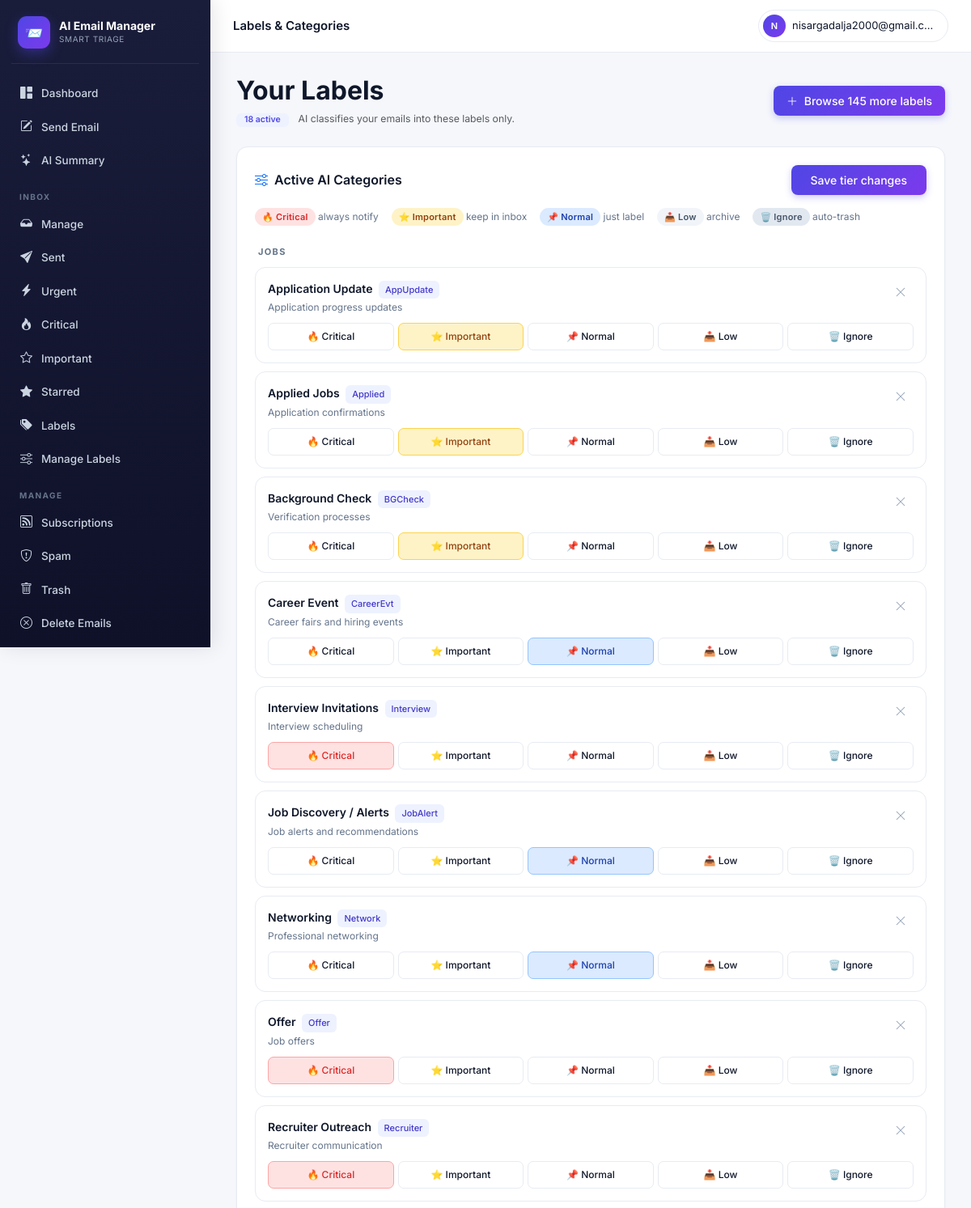
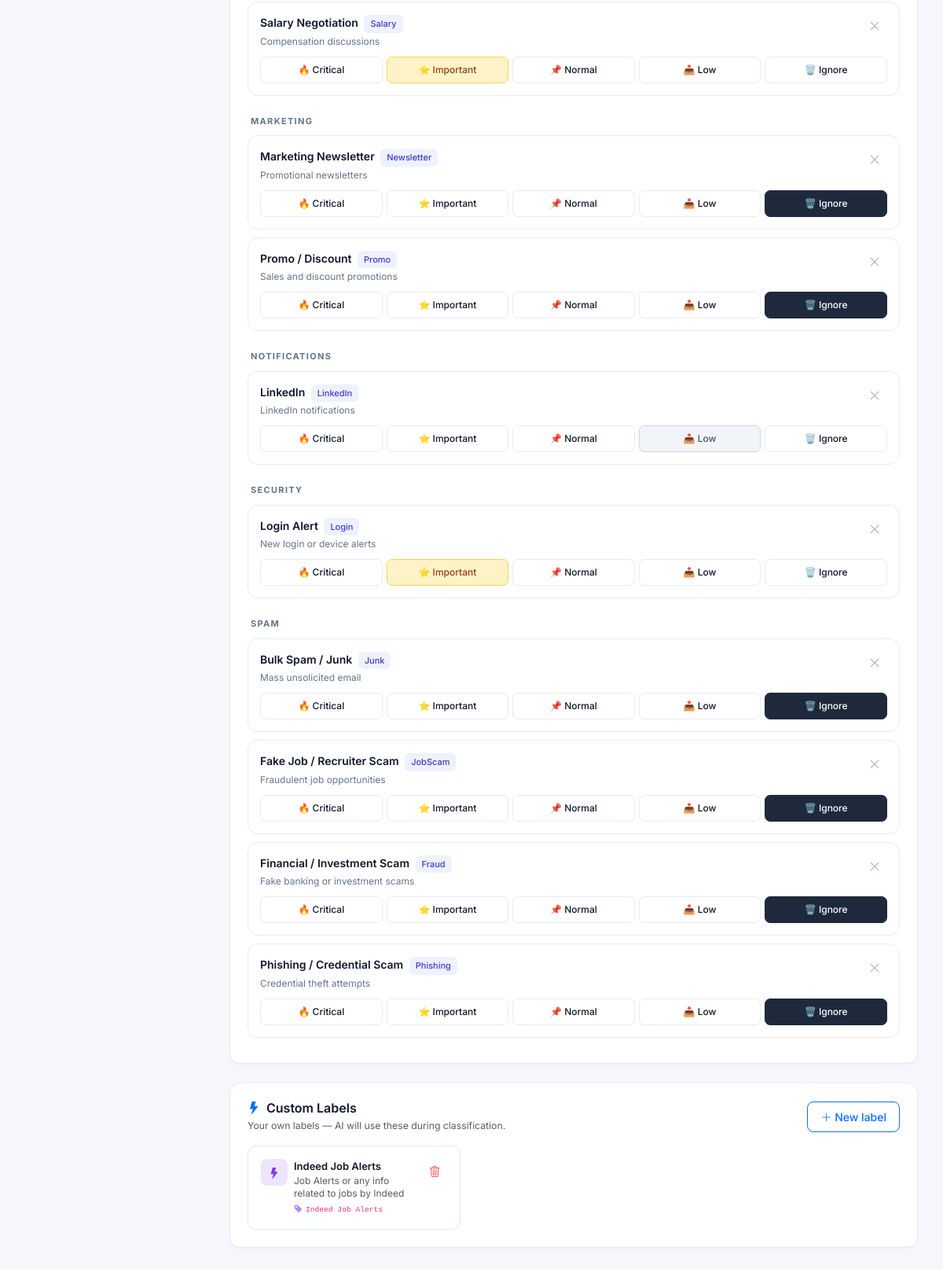
/accounts/categories/ (signed in), run on the app's committed database (2 pictures, top to bottom).
### accounts/models.py (models this page shows, shortened)
class UserCategoryPreference(models.Model):
    user     = models.ForeignKey(User, on_delete=models.CASCADE, related_name="category_prefs")
    category = models.ForeignKey(EmailCategory, on_delete=models.CASCADE)
    tier     = models.CharField(max_length=16, choices=TIER_CHOICES)
    class Meta:
        unique_together = [("user", "category")]

class EmailCategory(models.Model):
    slug         = models.SlugField(max_length=64, unique=True)
    name         = models.CharField(max_length=120)
    short_label  = models.CharField(max_length=32)
    group        = models.CharField(max_length=64)
    description  = models.TextField(blank=True)
    default_tier = models.CharField(max_length=16, choices=TIER_CHOICES, default="normal")

class UserCustomCategory(models.Model):
    user        = models.ForeignKey(User, on_delete=models.CASCADE, related_name="custom_categories")
    name        = models.CharField(max_length=100)
    slug        = models.SlugField(max_length=100)
    description = models.TextField(blank=True, help_text="Describe what kinds of emails belong here")
    created_at  = models.DateTimeField(auto_now_add=True)
    class Meta:
        unique_together = [("user", "slug")]

### accounts/views.py (the view, shortened to what this page needs)
# urls.py: path("categories/",       views.categories_view,  name="categories"),
@login_required
def categories_view(request):
    active_prefs = (
        UserCategoryPreference.objects
        .filter(user=request.user)
        .select_related("category")
        .order_by("category__group", "category__name")
    )
    active_groups = {}
    active_cat_ids = set()
    for p in active_prefs:
        active_groups.setdefault(p.category.group, []).append(p)
        active_cat_ids.add(p.category_id)
    pool_cats = (
        EmailCategory.objects
        .exclude(id__in=active_cat_ids)
        .exclude(slug__in=["urgent", "myorg", "other"])
        .order_by("group", "name")
    )
    pool_groups = {}
    for c in pool_cats:
        pool_groups.setdefault(c.group, []).append(c)
    custom_cats = request.user.custom_categories.order_by("name")
    tier_choices = [
        ("critical",  "Critical"),
        ("important", "Important"),
        ("normal",    "Normal"),
        ("low",       "Low"),
        ("ignore",    "Ignore"),
    ]
    return render(request, "categories.html", {
        "active_groups": active_groups,
        "pool_groups":   pool_groups,
        "custom_cats":   custom_cats,
        "active_count":  len(active_cat_ids),
        "pool_count":    pool_cats.count(),
        "tier_choices":  tier_choices,
    })

### accounts/context_processors.py (called while the page is built)
def active_job(request):
    if not request.user.is_authenticated:
        return {}
    job = (ClassificationJob.objects
           .filter(user=request.user, status__in=["pending", "running"])
           .order_by("-id").first())
    return {"global_active_job": job}

### templates/categories.html (shortened to what this page needs)
{% extends "base.html" %}{% block title %}Labels{% endblock %}
{% block topbar_title %}Labels & Categories{% endblock %}
{% block body %}
<div class="d-flex justify-content-between align-items-center mb-4 flex-wrap gap-3">
  <div>
    <h2 class="mb-1 fw-bold">Your Labels</h2>
    <p class="text-muted mb-0">
      <span class="badge" style="background:#eef2ff;color:#4f46e5;font-weight:600;border-radius:6px;padding:3px 10px">{{ active_count }} active</span>
      <span class="ms-2 text-muted small">AI classifies your emails into these labels only.</span>
    </p>
  </div>
  <button class="btn btn-primary btn-sm" onclick="document.getElementById('add-pool-panel').classList.toggle('d-none')">
    <i class="bi bi-plus-lg me-1"></i> Browse {{ pool_count }} more labels
  </button>
</div>
<div class="card-modern mb-4">
  <div class="d-flex justify-content-between align-items-center mb-3">
    <h6 class="mb-0 fw-semibold"><i class="bi bi-sliders text-primary me-2"></i>Active AI Categories</h6>
    <button type="submit" form="tier-form" class="btn btn-primary btn-sm px-4">Save tier changes</button>
  </div>
  <div class="d-flex gap-3 mb-3 flex-wrap" style="font-size:12px;color:#64748b">
    <span><span class="badge-tier tier-critical">🔥 Critical</span> always notify</span>
    <span><span class="badge-tier tier-important">⭐ Important</span> keep in inbox</span>
    <span><span class="badge-tier tier-normal">📌 Normal</span> just label</span>
    <span><span class="badge-tier tier-low">📥 Low</span> archive</span>
    <span><span class="badge-tier tier-ignore">🗑️ Ignore</span> auto-trash</span>
  </div>
  {% if active_groups %}
    {% for group, prefs in active_groups.items %}
      <div class="cat-group-title">{{ group }}</div>
      {% for pref in prefs %}
        <div class="cat-card" id="cat-card-{{ pref.pk }}">
          <div class="cat-card-head d-flex justify-content-between align-items-start">
            <div>
              <div class="cat-name">
                {{ pref.category.name }}
                <span class="badge-cat ms-1">{{ pref.category.short_label }}</span>
              </div>
              <div class="cat-desc">{{ pref.category.description }}</div>
            </div>
            <form method="post" class="ms-3 flex-shrink-0"
                  onsubmit="return confirm('Remove {{ pref.category.name }} from your labels?')">
              <button type="submit" class="btn btn-sm" style="color:#94a3b8;padding:3px 8px" title="Remove">
                <i class="bi bi-x-lg"></i>
              </button>
            </form>
          </div>
          <div class="tier-pills">
            {% for val, label in tier_choices %}
              <label class="tier-pill {% if pref.tier == val %}selected {% if val == 'critical' %}crit{% elif val == 'important' %}imp{% elif val == 'normal' %}norm{% elif val == 'low' %}low{% else %}ign{% endif %}{% endif %}">
                {% if val == 'critical' %}🔥 Critical
                {% elif val == 'important' %}⭐ Important
                {% elif val == 'normal' %}📌 Normal
                {% elif val == 'low' %}📥 Low
                {% else %}🗑️ Ignore{% endif %}
              </label>
            {% endfor %}
          </div>
        </div>
      {% endfor %}
    {% endfor %}
  {% else %}
    <div class="text-center py-5 text-muted">
      <i class="bi bi-inbox" style="font-size:32px;opacity:.3"></i>
      <p class="mt-3 mb-0">No active categories yet.<br>
        Complete onboarding to get AI-selected labels, or browse the pool above.</p>
    </div>
  {% endif %}
</div>
<div class="card-modern">
  <div class="d-flex justify-content-between align-items-center mb-3">
    <div>
      <h6 class="mb-0 fw-semibold"><i class="bi bi-lightning-fill text-primary me-2"></i>Custom Labels</h6>
      <p class="text-muted small mb-0 mt-1">Your own labels — AI will use these during classification.</p>
    </div>
    <button class="btn btn-outline-primary btn-sm" onclick="document.getElementById('add-custom-form').classList.toggle('d-none')">
      <i class="bi bi-plus-lg"></i> New label
    </button>
  </div>
  {% if custom_cats %}
    <div class="row g-2">
      {% for c in custom_cats %}
        <div class="col-sm-6 col-lg-4">
          <div class="d-flex align-items-start gap-2 p-3" style="background:#fff;border:1.5px solid #e0e7ff;border-radius:10px">
            <div style="width:34px;height:34px;border-radius:8px;background:#7c3aed22;color:#7c3aed;display:grid;place-items:center;flex-shrink:0">
              <i class="bi bi-lightning-fill"></i>
            </div>
            <div style="flex:1;min-width:0">
              <div class="fw-semibold" style="font-size:13px">{{ c.name }}</div>
              <div class="text-muted" style="font-size:12px;line-height:1.3">{{ c.description|default:"No description" }}</div>
              <div class="text-muted mt-1" style="font-size:11px"><i class="bi bi-tag-fill me-1" style="color:#7c3aed;opacity:.6"></i><code>{{ c.name }}</code></div>
            </div>
            <form method="post" onsubmit="return confirm('Delete this label?')">
              <button type="submit" class="btn btn-sm" style="color:#ef4444;padding:4px 8px">
                <i class="bi bi-trash3"></i>
              </button>
            </form>
          </div>
        </div>
      {% endfor %}
    </div>
  {% else %}
    <div class="text-center py-4 text-muted">
      <i class="bi bi-tag" style="font-size:28px;opacity:.35"></i>
      <p class="mt-2 mb-0 small">No custom labels yet. Add one above and it will appear directly in Gmail by its name.</p>
    </div>
  {% endif %}
</div>
{% endblock %}

### templates/base.html (shortened to what this page needs)
{% load static %}
<!doctype html>
<html lang="en">
<head>
<link href="https://cdn.jsdelivr.net/npm/bootstrap@5.3.3/dist/css/bootstrap.min.css" rel="stylesheet">
<link href="https://cdn.jsdelivr.net/npm/bootstrap-icons@1.11.3/font/bootstrap-icons.css" rel="stylesheet">
</head>
<body>
<div class="app-shell">
  <aside class="sidebar" id="sidebar">
    <div class="brand">
      <div class="brand-logo">📨</div>
      <div>
        <div class="brand-name">AI Email Manager</div>
        <div class="brand-sub">Smart triage</div>
      </div>
    </div>
    <nav>
      <a class="side-link {% if request.resolver_match.url_name == 'dashboard' %}active{% endif %}" href="{% url 'dashboard' %}">
        <i class="bi bi-grid-1x2-fill"></i> Dashboard
      </a>
      <button class="side-link" style="background:none;border:none;width:100%;cursor:pointer;text-align:left"
              onclick="openComposeModal()">
        <i class="bi bi-pencil-square"></i> Send Email
      </button>
      <a class="side-link {% if request.resolver_match.url_name == 'email_summary' %}active{% endif %}" href="{% url 'email_summary' %}">
        <i class="bi bi-stars"></i> AI Summary
      </a>
      <div class="side-section">Inbox</div>
      <a class="side-link {% if request.resolver_match.url_name == 'manage_emails' %}active{% endif %}" href="{% url 'manage_emails' %}">
        <i class="bi bi-inbox-fill"></i> Manage
      </a>
      <a class="side-link {% if request.resolver_match.url_name == 'sent' %}active{% endif %}" href="{% url 'sent' %}">
        <i class="bi bi-send-fill"></i> Sent
      </a>
      <a class="side-link {% if request.resolver_match.url_name == 'action_needed' %}active{% endif %}" href="{% url 'action_needed' %}">
        <i class="bi bi-lightning-charge-fill"></i> Urgent
      </a>
      <a class="side-link {% if request.resolver_match.url_name == 'urgent' %}active{% endif %}" href="{% url 'urgent' %}">
        <i class="bi bi-fire"></i> Critical
      </a>
      <a class="side-link {% if request.resolver_match.url_name == 'important' %}active{% endif %}" href="{% url 'important' %}">
        <i class="bi bi-star"></i> Important
      </a>
      <a class="side-link {% if request.resolver_match.url_name == 'starred' %}active{% endif %}" href="{% url 'starred' %}">
        <i class="bi bi-star-fill"></i> Starred
      </a>
      <a class="side-link {% if request.resolver_match.url_name == 'labels' %}active{% endif %}" href="{% url 'labels' %}">
        <i class="bi bi-tags-fill"></i> Labels
      </a>
      <a class="side-link {% if request.resolver_match.url_name == 'manage_labels' %}active{% endif %}" href="{% url 'manage_labels' %}">
        <i class="bi bi-sliders"></i> Manage Labels
      </a>
      <div class="side-section">Manage</div>
      <a class="side-link {% if request.resolver_match.url_name == 'subscriptions' %}active{% endif %}" href="{% url 'subscriptions' %}">
        <i class="bi bi-rss"></i> Subscriptions
      </a>
      <a class="side-link {% if request.resolver_match.url_name == 'spam' %}active{% endif %}" href="{% url 'spam' %}">
        <i class="bi bi-shield-exclamation"></i> Spam
      </a>
      <a class="side-link {% if request.resolver_match.url_name == 'trash' %}active{% endif %}" href="{% url 'trash' %}">
        <i class="bi bi-trash"></i> Trash
      </a>
      <a class="side-link {% if request.resolver_match.url_name == 'delete_emails' %}active{% endif %}" href="{% url 'delete_emails' %}">
        <i class="bi bi-x-circle"></i> Delete Emails
      </a>
      <div class="side-section">Settings</div>
    </nav>
  </aside>
  <div class="main-wrap">
    <header class="topbar">
      <div class="topbar-left">
        <div class="topbar-title">{% block topbar_title %}{% endblock %}</div>
      </div>
      <div class="topbar-right">
        <div class="dropdown">
          <button class="user-chip dropdown-toggle" data-bs-toggle="dropdown" aria-expanded="false">
            <span class="user-avatar">{{ user.email|slice:":1"|upper }}</span>
            <span class="d-none d-sm-inline" style="max-width:180px;overflow:hidden;text-overflow:ellipsis;white-space:nowrap">{{ user.email }}</span>
          </button>
        </div>
      </div>
    </header>
    <main class="main">
      {% block body %}{% endblock %}
    </main>
  </div>
</div>
</body>
</html>

### data on the page
UserCategoryPreference: group "JOBS", category.name "Application Update", category.short_label "AppUpdate", category.description "Application progress updates"
UserCategoryPreference: category.name "Applied Jobs", category.short_label "Applied", category.description "Application confirmations"
UserCategoryPreference: category.name "Background Check", category.short_label "BGCheck", category.description "Verification processes"
UserCategoryPreference: category.name "Career Event", category.short_label "CareerEvt", category.description "Career fairs and hiring events"
UserCategoryPreference: category.name "Interview Invitations", category.short_label "Interview", category.description "Interview scheduling"
UserCategoryPreference: category.name "Job Discovery / Alerts", category.short_label "JobAlert", category.description "Job alerts and recommendations"
UserCategoryPreference: category.name "Networking", category.short_label "Network", category.description "Professional networking"
UserCategoryPreference: category.name "Offer", category.short_label "Offer", category.description "Job offers"
UserCategoryPreference: category.name "Recruiter Outreach", category.short_label "Recruiter", category.description "Recruiter communication"
UserCategoryPreference: category.name "Salary Negotiation", category.short_label "Salary", category.description "Compensation discussions"
UserCategoryPreference: group "MARKETING", category.name "Marketing Newsletter", category.short_label "Newsletter", category.description "Promotional newsletters"
UserCategoryPreference: category.name "Promo / Discount", category.short_label "Promo", category.description "Sales and discount promotions"
UserCategoryPreference: group "NOTIFICATIONS", category.name "LinkedIn", category.short_label "LinkedIn", category.description "LinkedIn notifications"
UserCategoryPreference: group "SECURITY", category.name "Login Alert", category.short_label "Login", category.description "New login or device alerts"
UserCategoryPreference: group "SPAM", category.name "Bulk Spam / Junk", category.short_label "Junk", category.description "Mass unsolicited email"
UserCategoryPreference: category.name "Fake Job / Recruiter Scam", category.short_label "JobScam", category.description "Fraudulent job opportunities"
UserCategoryPreference: category.name "Financial / Investment Scam", category.short_label "Fraud", category.description "Fake banking or investment scams"
UserCategoryPreference: category.name "Phishing / Credential Scam", category.short_label "Phishing", category.description "Credential theft attempts"
UserCustomCategory: name "Indeed Job Alerts", description "Job Alerts or any info related to jobs by Indeed"

### other printed values
{{ user.email|slice:":1"|upper }} "N"
{{ user.email }} "nisargadalja2000@gmail.c…"
{{ active_count }} "18"
{{ pool_count }} "145"
